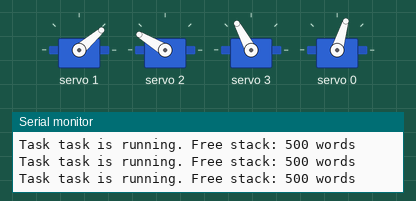
Simulated run of this sketch. Board: ESP32. On the bench: 4 × servo, the last lines printed to the serial monitor.

Above: at 0.1 s.
At 0.5 s:
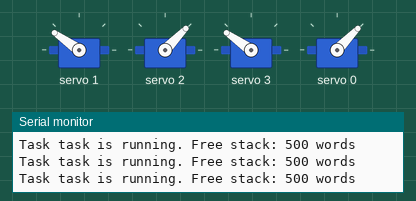
At 2.1 s:
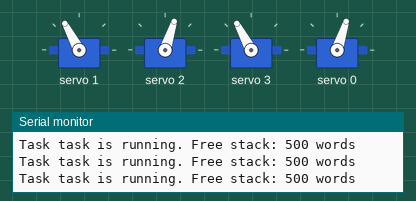
At 4.5 s:
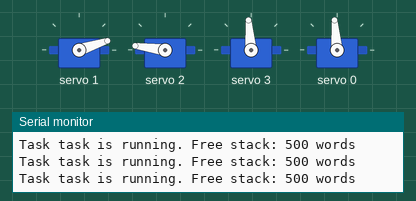
Timing chart, 0 to 6.0 s (numbered marks = the images above):
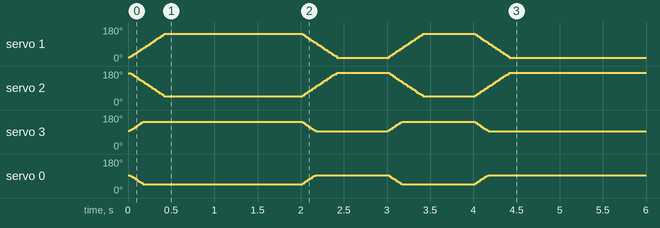

The sketch:

HumanoidRobot.ino
```cpp
#include "PWMServo.hpp"
#include "ParallelServo.hpp"
#include "ParallelServoGroup.hpp"

#include <Adafruit_PWMServoDriver.h>
// #include <Wire.h>
// #include <MPU6050.h>


Adafruit_PWMServoDriver board1 = Adafruit_PWMServoDriver(0x40);
// MPU6050 mpu;


void setup() {
  Serial.begin(115200);
  Serial.println();
  Serial.println("Starting");

  board1.begin();
  board1.setPWMFreq(60);
  // mpu.begin(MPU6050_SCALE_2000DPS, MPU6050_RANGE_2G);

  ParallelServo leftKnee =  ParallelServo(board1, 1, 0, 20);
  ParallelServo rightKnee = ParallelServo(board1, 2, 180, 160);
  ParallelServo leftHip =   ParallelServo(board1, 3, 180, 90);
  ParallelServo rightHip =  ParallelServo(board1, 0, 0, 90);

  // Each servo is a parallel task
  TaskHandle_t taskHandles[4];
  xTaskCreate(leftKnee.servoTask, "LeftKneeTask", 2048, &leftKnee, 1, &taskHandles[0]);
  xTaskCreate(rightKnee.servoTask, "RightKneeTask", 2048, &rightKnee, 1, &taskHandles[1]);
  xTaskCreate(leftHip.servoTask, "LeftHipTask", 2048, &leftHip, 1, &taskHandles[2]);
  xTaskCreate(rightHip.servoTask, "RightHipTask", 2048, &rightHip, 1, &taskHandles[3]);

  leftKnee.rotate(75);
  rightKnee.rotate(75);
  leftHip.rotate(25);
  rightHip.rotate(25);
  vTaskDelay(pdMS_TO_TICKS(2000));

  leftKnee.straighten();
  rightKnee.straighten();
  leftHip.straighten();
  rightHip.straighten();
  vTaskDelay(pdMS_TO_TICKS(1000));

  leftKnee.rotate(75);
  rightKnee.rotate(75);
  leftHip.rotate(25);
  rightHip.rotate(25);
  vTaskDelay(pdMS_TO_TICKS(1000));

  leftKnee.straighten();
  rightKnee.straighten();
  leftHip.straighten();
  rightHip.straighten();
  vTaskDelay(pdMS_TO_TICKS(2000));

  // Delete all tasks
  for (int i = 0; i < 4; i++) {
    if (taskHandles[i] != nullptr) {
      vTaskDelete(taskHandles[i]);
      taskHandles[i] = nullptr; // Clear the handle
    }
  }
  Serial.println("All tasks deleted");
}

void loop() {

}
```

PWMServo.cpp
```cpp
#include <Adafruit_PWMServoDriver.h>
#include "PWMServo.hpp"


uint16_t SERVOMIN = 125;
uint16_t SERVOMAX = 625;

PWMServo::PWMServo(Adafruit_PWMServoDriver& board, uint8_t channel_num, uint8_t forward_angle, uint8_t straight_angle)
  : board(board), channel_num(channel_num), forward_angle(forward_angle), straight_angle(straight_angle) {
  // default speed delay
  this->speed_delay = 3;
  // Starting angle is straight
  this->angle = straight_angle;
  setPWM(angleToPulse(this->angle));
}

uint16_t PWMServo::angleToPulse(uint8_t angle) {
  return map(angle, 0, 180, SERVOMIN, SERVOMAX);
}

void PWMServo::setPWM(uint16_t pulse) {
  if (pulse >= SERVOMIN && pulse <= SERVOMAX) {
    this->board.setPWM(this->channel_num, 0, pulse);
  } else {
    Serial.printf("Error: Pulse %u out of range %u to %u\n", pulse, SERVOMIN, SERVOMAX);
  }
}

uint8_t PWMServo::rotationToAngle(uint8_t rot_percent) {
  return map(rot_percent, 0, 100, this->forward_angle, 180-this->forward_angle);
}

/* 0% is fully forward, 100% is fully backward */
void PWMServo::rotate(uint8_t rot_percent) {
  move(rotationToAngle(rot_percent));
}

void PWMServo::straighten() {
  move(this->straight_angle);
}
```

PWMServo.hpp
```cpp
#ifndef PWMSERVO_H
#define PWMSERVO_H


#include <Adafruit_PWMServoDriver.h>

/* Simplifies controlling a Servo using the 16-channel Adafruit PWMServoDriver board */
class PWMServo {
  protected:
    Adafruit_PWMServoDriver& board;
    uint8_t channel_num;  // 0-15 channels
    uint8_t straight_angle;  // 0-180 degrees
    uint8_t forward_angle;  // 0 or 180
    uint8_t speed_delay;  // 0-255 ms

  public:
    uint8_t angle;  // 0-180 degrees
    PWMServo(Adafruit_PWMServoDriver& board, uint8_t channel_num, uint8_t forward_angle, uint8_t straight_angle);
    static uint16_t angleToPulse(uint8_t angle);
    uint8_t rotationToAngle(uint8_t rot_percent);
    void rotate(uint8_t rot_percent);
    void straighten();
    void setPWM(uint16_t pulse);

    virtual void move(uint8_t dest_angle) {
      while(this->angle != dest_angle) {
        // Step through movement
        if (this->angle < dest_angle) {
          this->angle++;
          setPWM(angleToPulse(this->angle));
        } else {
          this->angle--;
          setPWM(angleToPulse(this->angle));
        }
        // Slows down movement
        delay(this->speed_delay);
      }
    }
};


#endif
```

ParallelServo.cpp
```cpp
#include "ParallelServo.hpp"
#include <Adafruit_PWMServoDriver.h>

ParallelServo::ParallelServo(Adafruit_PWMServoDriver& board, uint8_t channel_num, uint8_t forward_angle, uint8_t straight_angle)
  : PWMServo(board, channel_num, forward_angle, straight_angle) {
  queue = xQueueCreate(1, sizeof(uint8_t));
}

void ParallelServo::move(uint8_t dest_angle) {
  xQueueSend(this->queue, &dest_angle, portMAX_DELAY);
}

void ParallelServo::servoTask(void* parameter) {
  ParallelServo* this_servo = static_cast<ParallelServo*>(parameter);
  uint8_t dest_angle;
  for (;;) {
    Serial.printf("Task %s is running. Free stack: %u words\n", pcTaskGetName(NULL),  uxTaskGetStackHighWaterMark(NULL));
    // Block until move() command sends a new destination
    xQueueReceive(this_servo->queue, &dest_angle, portMAX_DELAY);

    while(this_servo->angle != dest_angle) {
      // Step through movement
      if (this_servo->angle < dest_angle) {
        this_servo->angle++;
        this_servo->setPWM(this_servo->angleToPulse(this_servo->angle));
      } else {
        this_servo->angle--;
        this_servo->setPWM(this_servo->angleToPulse(this_servo->angle));
      }
      // Slows down movement
      vTaskDelay(pdMS_TO_TICKS(this_servo->speed_delay));
    }
  }
}
```

ParallelServo.hpp
```cpp
#ifndef PARALLELSERVO_H
#define PARALLELSERVO_H


#include <Adafruit_PWMServoDriver.h>
#include "PWMServo.hpp"

/*
  Wraps PWMServo and changes the behaviour of move() so that a task
  can execute movement in parallel (servoTask)
*/
class ParallelServo : public PWMServo {
  public:
    QueueHandle_t queue;
    ParallelServo(Adafruit_PWMServoDriver& board, uint8_t channel_num, uint8_t forward_angle, uint8_t straight_angle);
    void move(uint8_t dest_angle);
    static void servoTask(void* parameter);
};


#endif
```

ParallelServoGroup.cpp
```cpp
#include "ParallelServoGroup.hpp"
#include "ParallelServo.hpp"

ParallelServoGroup::ParallelServoGroup() {
  this->speed_delay = 3;
}

void ParallelServoGroup::add(ParallelServo* servo) {
  servos.push_back(servo);
  // Don't set new distination yet
  destAngles.push_back(servo->angle);
}

/* Move all managed servos at once
  TODO: use EventGroup instead of queues because this is starving the cpu
*/
void ParallelServoGroup::multipleServosTask(void* parameter) {
  ParallelServoGroup* this_group = static_cast<ParallelServoGroup*>(parameter);

  ParallelServo* servo;
  uint8_t dest_angle;
  uint8_t recv_dest_angle;
  for (;;) {
    Serial.printf("Task %s is running. Free stack: %u words\n", pcTaskGetName(NULL),  uxTaskGetStackHighWaterMark(NULL));
    for (uint8_t i = 0; i < this_group->servos.size(); i++) {
      servo = this_group->servos[i];
      dest_angle = this_group->destAngles[i];

      if(servo->angle == dest_angle) {
        // Reached destination so check for a new destination
        if (xQueueReceive(servo->queue, &recv_dest_angle, 0)) {
          // Update destination only if move() command sends a new destination
          this_group->destAngles[i] = recv_dest_angle;
          Serial.printf("Received val %u\n", recv_dest_angle);
        }
      } else {
        // Step through movement
        if (servo->angle < dest_angle) {
          servo->angle++;
          servo->setPWM(servo->angleToPulse(servo->angle));
        } else {
          servo->angle--;
          servo->setPWM(servo->angleToPulse(servo->angle));
        }
      }
    }

    // Slow down movement for all at the same time
    vTaskDelay(pdMS_TO_TICKS(this_group->speed_delay));
  }
}
```

ParallelServoGroup.hpp
```cpp
#ifndef PARALLELSERVOGROUP_H
#define PARALLELSERVOGROUP_H


#include "ParallelServo.hpp"

/* Allows one task to move multiple servos concurrently */
class ParallelServoGroup {
  private:
    std::vector<ParallelServo*> servos;
    std::vector<uint8_t> destAngles;

  public:
    uint8_t speed_delay;  // 0-255 ms
    ParallelServoGroup();
    void add(ParallelServo* servo);
    static void multipleServosTask(void* parameter);
};


#endif
```
